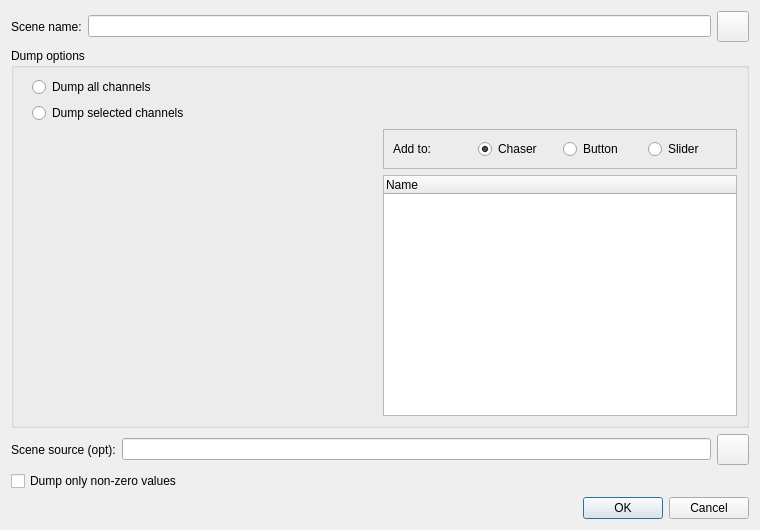
<?xml version="1.0" encoding="UTF-8"?>
<ui version="4.0">
 <author>Massimo Callegari</author>
 <comment>
  Q Light Controller Plus
  dmxdumpfactory.ui

  Copyright (c) 2015 Massimo Callegari

  Licensed under the Apache License, Version 2.0 (the &quot;License&quot;);
  you may not use this file except in compliance with the License.
  You may obtain a copy of the License at

      http://www.apache.org/licenses/LICENSE-2.0.txt

  Unless required by applicable law or agreed to in writing, software
  distributed under the License is distributed on an &quot;AS IS&quot; BASIS,
  WITHOUT WARRANTIES OR CONDITIONS OF ANY KIND, either express or implied.
  See the License for the specific language governing permissions and
  limitations under the License.
 </comment>
 <class>DmxDumpFactory</class>
 <widget class="QDialog" name="DmxDumpFactory">
  <property name="geometry">
   <rect>
    <x>0</x>
    <y>0</y>
    <width>760</width>
    <height>530</height>
   </rect>
  </property>
  <property name="windowTitle">
   <string>Dump DMX values</string>
  </property>
  <property name="windowIcon">
   <iconset resource="qlcui.qrc">
    <normaloff>:/add_dump.png</normaloff>:/add_dump.png</iconset>
  </property>
  <layout class="QVBoxLayout" name="verticalLayout_2">
   <item>
    <layout class="QHBoxLayout" name="horizontalLayout">
     <item>
      <widget class="QLabel" name="label_3">
       <property name="text">
        <string>Scene name:</string>
       </property>
      </widget>
     </item>
     <item>
      <widget class="QLineEdit" name="m_sceneName"/>
     </item>
     <item>
      <widget class="QToolButton" name="m_sceneButton">
       <property name="toolTip">
        <string>Select an existing Scene to overwrite</string>
       </property>
       <property name="text">
        <string notr="true"/>
       </property>
       <property name="icon">
        <iconset resource="qlcui.qrc">
         <normaloff>:/scene.png</normaloff>:/scene.png</iconset>
       </property>
       <property name="iconSize">
        <size>
         <width>24</width>
         <height>24</height>
        </size>
       </property>
      </widget>
     </item>
    </layout>
   </item>
   <item>
    <widget class="QGroupBox" name="groupBox">
     <property name="title">
      <string>Dump options</string>
     </property>
     <layout class="QGridLayout" name="gridLayout_2">
      <item row="3" column="2" colspan="2">
       <widget class="QTreeWidget" name="m_addtoTree">
        <property name="rootIsDecorated">
         <bool>false</bool>
        </property>
        <column>
         <property name="text">
          <string>Name</string>
         </property>
        </column>
       </widget>
      </item>
      <item row="2" column="2" colspan="2">
       <widget class="QFrame" name="frame">
        <property name="frameShape">
         <enum>QFrame::StyledPanel</enum>
        </property>
        <property name="frameShadow">
         <enum>QFrame::Raised</enum>
        </property>
        <layout class="QHBoxLayout" name="horizontalLayout_2">
         <item>
          <widget class="QLabel" name="label_2">
           <property name="text">
            <string>Add to:</string>
           </property>
          </widget>
         </item>
         <item>
          <widget class="QRadioButton" name="m_chaserRadio">
           <property name="text">
            <string>Chaser</string>
           </property>
           <property name="checked">
            <bool>true</bool>
           </property>
          </widget>
         </item>
         <item>
          <widget class="QRadioButton" name="m_buttonRadio">
           <property name="text">
            <string>Button</string>
           </property>
          </widget>
         </item>
         <item>
          <widget class="QRadioButton" name="m_sliderRadio">
           <property name="text">
            <string>Slider</string>
           </property>
          </widget>
         </item>
        </layout>
       </widget>
      </item>
      <item row="2" column="0" rowspan="2" colspan="2">
       <layout class="QVBoxLayout" name="m_treeLayout"/>
      </item>
      <item row="1" column="0" colspan="4">
       <widget class="QFrame" name="frame_2">
        <property name="frameShape">
         <enum>QFrame::NoFrame</enum>
        </property>
        <layout class="QVBoxLayout" name="verticalLayout">
         <property name="topMargin">
          <number>0</number>
         </property>
         <property name="bottomMargin">
          <number>0</number>
         </property>
         <item>
          <widget class="QRadioButton" name="m_dumpAllRadio">
           <property name="text">
            <string notr="true">Dump all channels</string>
           </property>
          </widget>
         </item>
         <item>
          <widget class="QRadioButton" name="m_dumpSelectedRadio">
           <property name="text">
            <string>Dump selected channels</string>
           </property>
          </widget>
         </item>
        </layout>
       </widget>
      </item>
     </layout>
    </widget>
   </item>
   <item>
    <layout class="QHBoxLayout" name="horizontalLayout_3">
     <item>
      <widget class="QLabel" name="label_4">
       <property name="text">
        <string>Scene source (opt):</string>
       </property>
      </widget>
     </item>
     <item>
      <widget class="QLineEdit" name="m_sceneName_2"/>
     </item>
     <item>
      <widget class="QToolButton" name="m_sceneButton_2">
       <property name="toolTip">
        <string>Select an existing Scene to overwrite</string>
       </property>
       <property name="text">
        <string notr="true"/>
       </property>
       <property name="icon">
        <iconset resource="qlcui.qrc">
         <normaloff>:/scene.png</normaloff>:/scene.png</iconset>
       </property>
       <property name="iconSize">
        <size>
         <width>24</width>
         <height>24</height>
        </size>
       </property>
      </widget>
     </item>
    </layout>
   </item>
   <item>
    <widget class="QCheckBox" name="m_nonZeroCheck">
     <property name="text">
      <string>Dump only non-zero values</string>
     </property>
    </widget>
   </item>
   <item>
    <widget class="QDialogButtonBox" name="buttonBox">
     <property name="orientation">
      <enum>Qt::Horizontal</enum>
     </property>
     <property name="standardButtons">
      <set>QDialogButtonBox::Cancel|QDialogButtonBox::Ok</set>
     </property>
    </widget>
   </item>
  </layout>
 </widget>
 <resources>
  <include location="qlcui.qrc"/>
  <include location="qlcui.qrc"/>
 </resources>
 <connections>
  <connection>
   <sender>buttonBox</sender>
   <signal>accepted()</signal>
   <receiver>DmxDumpFactory</receiver>
   <slot>accept()</slot>
   <hints>
    <hint type="sourcelabel">
     <x>236</x>
     <y>520</y>
    </hint>
    <hint type="destinationlabel">
     <x>157</x>
     <y>274</y>
    </hint>
   </hints>
  </connection>
  <connection>
   <sender>buttonBox</sender>
   <signal>rejected()</signal>
   <receiver>DmxDumpFactory</receiver>
   <slot>reject()</slot>
   <hints>
    <hint type="sourcelabel">
     <x>304</x>
     <y>520</y>
    </hint>
    <hint type="destinationlabel">
     <x>286</x>
     <y>274</y>
    </hint>
   </hints>
  </connection>
  <connection>
   <sender>m_nonZeroCheck</sender>
   <signal>toggled(bool)</signal>
   <receiver>DmxDumpFactory</receiver>
   <slot>slotDumpNonZeroChanged(bool)</slot>
   <hints>
    <hint type="sourcelabel">
     <x>80</x>
     <y>491</y>
    </hint>
    <hint type="destinationlabel">
     <x>141</x>
     <y>800</y>
    </hint>
   </hints>
  </connection>
  <connection>
   <sender>m_chaserRadio</sender>
   <signal>toggled(bool)</signal>
   <receiver>DmxDumpFactory</receiver>
   <slot>slotUpdateChasersTree()</slot>
   <hints>
    <hint type="sourcelabel">
     <x>548</x>
     <y>118</y>
    </hint>
    <hint type="destinationlabel">
     <x>179</x>
     <y>496</y>
    </hint>
   </hints>
  </connection>
  <connection>
   <sender>m_buttonRadio</sender>
   <signal>toggled(bool)</signal>
   <receiver>DmxDumpFactory</receiver>
   <slot>slotUpdateButtons()</slot>
   <hints>
    <hint type="sourcelabel">
     <x>621</x>
     <y>117</y>
    </hint>
    <hint type="destinationlabel">
     <x>184</x>
     <y>562</y>
    </hint>
   </hints>
  </connection>
  <connection>
   <sender>m_sliderRadio</sender>
   <signal>toggled(bool)</signal>
   <receiver>DmxDumpFactory</receiver>
   <slot>slotUpdateSliders()</slot>
   <hints>
    <hint type="sourcelabel">
     <x>696</x>
     <y>109</y>
    </hint>
    <hint type="destinationlabel">
     <x>736</x>
     <y>569</y>
    </hint>
   </hints>
  </connection>
  <connection>
   <sender>m_dumpAllRadio</sender>
   <signal>toggled(bool)</signal>
   <receiver>DmxDumpFactory</receiver>
   <slot>slotDumpModeChanged(bool)</slot>
   <hints>
    <hint type="sourcelabel">
     <x>99</x>
     <y>81</y>
    </hint>
    <hint type="destinationlabel">
     <x>198</x>
     <y>809</y>
    </hint>
   </hints>
  </connection>
 </connections>
 <slots>
  <slot>slotDumpModeChanged(bool)</slot>
  <slot>slotDumpNonZeroChanged(bool)</slot>
  <slot>slotUpdateChasersTree()</slot>
  <slot>slotUpdateButtons()</slot>
  <slot>slotUpdateSliders()</slot>
 </slots>
</ui>
